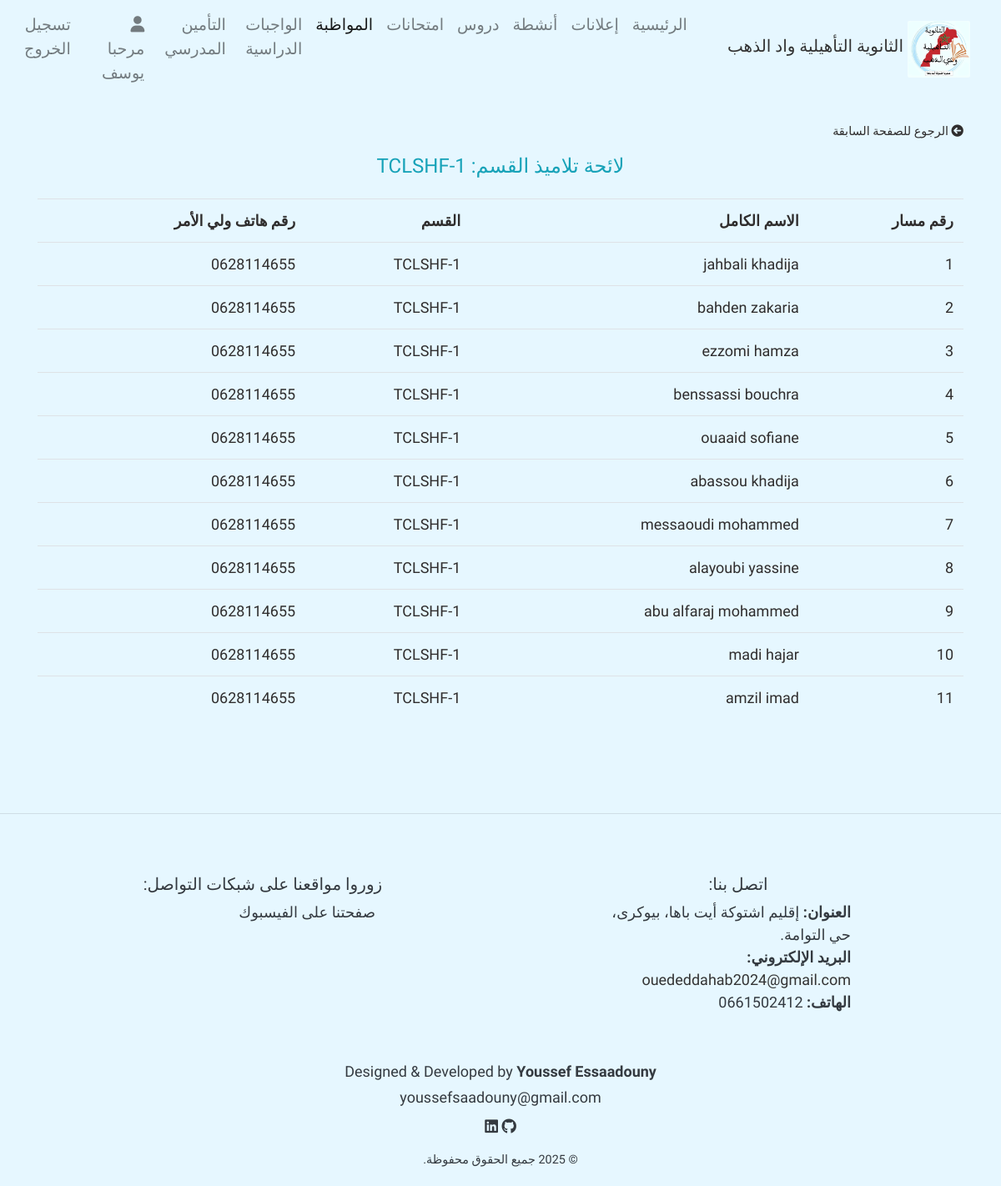
/ClassStudents/1 (signed in), run on the app's committed database.
### home/models.py (models this page shows, shortened)
class UserProfile(models.Model):
    user = models.ForeignKey(User, on_delete = models.CASCADE)
    firstname = models.CharField(max_length = 100)
    lastname = models.CharField(max_length = 100)
    User_Type = models.CharField(max_length = 100, null = True, blank = True)
    email = models.EmailField(null = True, blank=  True)

class Section(models.Model):
    name = models.CharField(max_length = 50)
    subjects = models.ManyToManyField(Subject, related_name= 'sections' )
    def __str__(self):
        return self.name

class Student(models.Model):
    code = models.CharField(max_length = 50, null = True, blank = True)
    prenom = models.CharField(max_length = 50)
    nom = models.CharField(max_length = 50)
    sections = models.ForeignKey(Section, related_name="students", blank = True, null = True, on_delete = models.SET_NULL)
    number_phone = models.CharField(max_length = 14, null = True, blank = True)

### home/decorator.py (the view)
        def wrapper_funct(request, *args, **kwargs):
            group = None
            if request.user.groups.exists():
                group = request.user.groups.values_list('name', flat = True)
                if any(g in allowed_roles for g in group) :
                    return view_func(request, *args, **kwargs)
            else:
                return HttpResponse('أنت غير مؤهل لزيارة هذه الصفحة.')

### home/decorator.py (called while the page is built)
def allowed_user(allowed_roles = []):
    def decorator(view_func):
        def wrapper_funct(request, *args, **kwargs):
            group = None
            if request.user.groups.exists():
                group = request.user.groups.values_list('name', flat = True)
                if any(g in allowed_roles for g in group) :
                    return view_func(request, *args, **kwargs)
            else:
                return HttpResponse('أنت غير مؤهل لزيارة هذه الصفحة.')
        return wrapper_funct
    return decorator

### home/views.py (called while the page is built)
@allowed_user(allowed_roles=['general_surveillance', 'admin'])
def ClassStudents(request, id):
    message = None
    user = request.user
    user_info = UserProfile.objects.get(user = user)
    students = Student.objects.filter(sections = id)
    if not students:
        message = 'المرجو إضافة لائحة تلاميذ.'
    section = Section.objects.get(id = id)
    context = {
        'user_info' : user_info,
        'students' : students,
        'section' : section,
        'message' : message,
    }
    return render(request, 'pages/attendance/ClassStudents.html', context)

### templates/pages/attendance/ClassStudents.html
{% extends 'base.html' %}
{% load static %}
{% block content %}
<div class="container mt-4">
    {% if message %}
        <h4>{{message}}</h4>
    {% else %}
    <div class="mb-3 text-start">
        <a href="{% url 'classes' %}" class="text-decoration-none" style="color: inherit; font-size: 0.9rem;">
          <i class="fas fa-arrow-circle-left me-1"></i> الرجوع للصفحة السابقة
        </a>
    </div>
    <center class="text-info mb-4"> <h4 my-2> لائحة تلاميذ القسم: {{section.name}} </h4> </center>
    <table  class="table">
        <tr>
            <th class="m-4">
                    رقم مسار
            </th>
            <th class="m-4">
                الاسم الكامل
            </th>
            <th class="m-4">
                    القسم
            </th>
            <th class="m-4">
                    رقم هاتف ولي الأمر
            </th>
        </tr>
        {% for s in students %}
        <tr>
            <td class="">{{s.code}}</td>
            <td class=""> <a style="color: inherit;" href="{% url 'StudentAttendance' s.id %}"> {{s.prenom}} {{ s.nom}} </a> </td>
            <td class="">{{s.sections}}</td>
            <td class="">{{s.number_phone}}</td>
        </tr>
        {% endfor %}
    </table>
    {% endif %}
</div>
{% endblock %}

### templates/parts/navbar.html (shortened to what this page needs)
 {% load static %}
 <nav class="navbar navbar-expand-lg navbar-light " style="font-size:medium; font-weight:normal; text-align: right" dir="rtl">
        <a href="/" class="navbar-brand text-center d-flex align-items-center">
            <img src="{% static 'photos/oued-eddahab.jpg' %}" alt="شعار الثانوية التأهيلية واد الذهب  ">
            <h5>الثانوية التأهيلية واد الذهب  </h5>
        </a>
        <div id="navbarContent" class="collapse navbar-collapse justify-content-center">
            <ul class="navbar-nav" style="border-radius:2px; color:#f8f9fa">
                <li class="nav-item {% if request.path == '/' %} active {% endif %} "><a href="/" class="nav-link">  الرئيسية</a></li>
                <li class="nav-item {% if request.resolver_match.url_name == 'announce' or request.resolver_match.url_name == 'add_announce' %} active {% endif %}"><a href="{% url 'announce' %}" class="nav-link">إعلانات</a></li>
                <li class="nav-item {% if request.resolver_match.url_name == 'ShowActivities' or request.resolver_match.url_name == 'add_activity' %} active {% endif %}"><a href="{% url 'ShowActivities' %}" class="nav-link">أنشطة</a></li>
                <li class="nav-item   "><a href=" {% if 'admin' in request.user.groups.all|join:',' or 'teacher' in request.user.groups.all|join:',' or 'general_surveillance' in request.user.groups.all|join:','  %} {% url 'UserCourseList' %} {% else %} {% url 'course_res' %} {% endif %} " class="nav-link">دروس</a></li>
                <li class="nav-item "><a href="{% url 'exams' %}" class="nav-link">امتحانات</a></li>
                {% if 'admin' in request.user.groups.all|join:", " or 'general_surveillance' in request.user.groups.all|join:", " %}
                <li class="nav-item {% if request.path == '/classes/' or request.path == '/ClassStudents/' or request.resolver_match.url_name == 'studentTotalAbsence' or request.resolver_match.url_name == 'studentAbsence' or request.resolver_match.url_name == 'StudentAttendance' or request.resolver_match.url_name == 'ClassStudents' or request.resolver_match.url_name == 'add_reports' or request.resolver_match.url_name == 'studentTotalreports' %} active {% endif %}"><a href="{% url 'classes' %}" class="nav-link seasonsDropdown"> المواظبة </a></li>
                {% endif %}
                {% if 'admin' in request.user.groups.all|join:", " or 'teacher' in request.user.groups.all|join:", "  or 'student' in request.user.groups.all|join:", " %}
                <li class="nav-item "><a href=" {% if 'student' in request.user.groups.all|join:',' %} {% url 'homeWork' %} {% else %} {% url 'UserHomeWorkList' %} {% endif %} " class="nav-link seasonsDropdown"> الواجبات الدراسية</a></li>
                {% endif %}
                {% if 'bursar' in request.user.groups.all|join:", "  %}
                <li class="nav-item {% if request.path == '/add_insurance/' %} active {% endif %}"><a href="{% url 'add_insurance' %}" class="nav-link seasonsDropdown">  التأمين المدرسي</a></li>
                {% endif %}
                {% url 'password_change' as p %}
                {% url 'password_change_done' as d %}
                <li class="nav-item mx-2 {% if request.path == '/UserInfo/' %} active {% endif %}"><a href="{% url 'UserInfo' %}" class="nav-link user" >{% if request.path != p and request.path != d %} <i class="fas fa-user "></i>  مرحبا  {{user_info.firstname}} {% endif %}</a></li>
                <li class="nav-item "><a href="{% url 'signout' %}" class="nav-link out"> تسجيل الخروج  </a></li>
            </ul>
        </div>
    </nav>

### LC_tassegdelt/static/css/style.css (style rules this page uses)
body { background: #e6f7ff; color: #2f2d2d; position: relative; font-size: large; font-family: 'Tajawal' , 'Gupter', 'Marhey', sans-serif !important; direction: rtl; text-align: right; text-align: justify; }
.navbar-brand { display: flex; align-items: center; justify-content: center; }
.navbar-brand img { max-width: 75px; margin: 5px; border-radius: 2px; }
.navbar-brand h5 { color: #333333; font-family: 'Reem Kufi Fun'; }
.nav-link, .nav-link:visited { font-size: larger; color: #f8f9fa; }
.nav-item { font-family: 'Reem Kufi Fun'; }
@media (min-width: 576px) { .navbar-brand { flex-direction: row; } }
@media (min-width: 576px) { .navbar-brand img { max-width: 75px; margin: 5px; } }

### data on the page
UserProfile: firstname "يوسف"
Section: name "TCLSHF-1"
Student: code "1", prenom "jahbali", nom "khadija", sections "TCLSHF-1", number_phone "0628114655"
Student: code "2", prenom "bahden", nom "zakaria", sections "TCLSHF-1", number_phone "0628114655"
Student: code "3", prenom "ezzomi", nom "hamza", sections "TCLSHF-1", number_phone "0628114655"
Student: code "4", prenom "benssassi", nom "bouchra", sections "TCLSHF-1", number_phone "0628114655"
Student: code "5", prenom "ouaaid", nom "sofiane", sections "TCLSHF-1", number_phone "0628114655"
Student: code "6", prenom "abassou", nom "khadija", sections "TCLSHF-1", number_phone "0628114655"
Student: code "7", prenom "messaoudi", nom "mohammed", sections "TCLSHF-1", number_phone "0628114655"
Student: code "8", prenom "alayoubi", nom "yassine", sections "TCLSHF-1", number_phone "0628114655"
Student: code "9", prenom "abu alfaraj", nom "mohammed", sections "TCLSHF-1", number_phone "0628114655"
Student: code "10", prenom "madi", nom "hajar", sections "TCLSHF-1", number_phone "0628114655"
Student: code "11", prenom "amzil", nom "imad", sections "TCLSHF-1", number_phone "0628114655"
